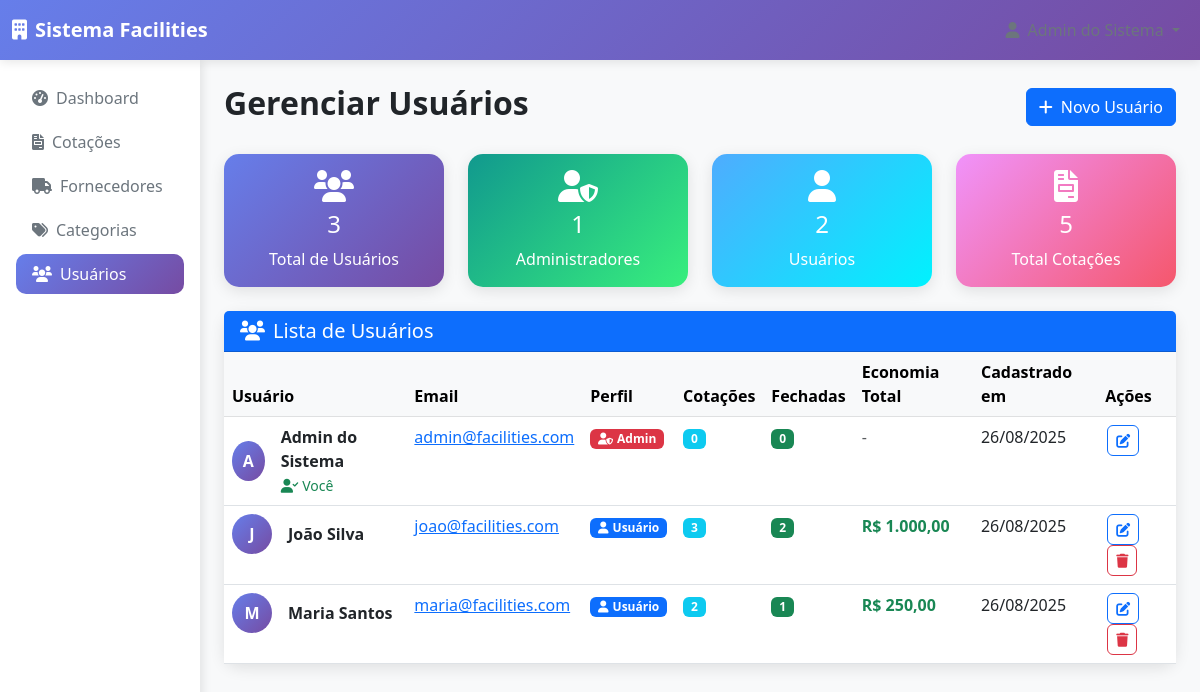
/usuarios.php (signed in), run on the app's committed database.
### tables this page shows
CREATE TABLE usuarios (
    id INT PRIMARY KEY AUTO_INCREMENT,
    nome VARCHAR(100) NOT NULL,
    email VARCHAR(100) UNIQUE NOT NULL,
    senha VARCHAR(255) NOT NULL,
    perfil ENUM('admin', 'usuario') DEFAULT 'usuario',
    ativo BOOLEAN DEFAULT TRUE,
    created_at TIMESTAMP DEFAULT CURRENT_TIMESTAMP,
    updated_at TIMESTAMP DEFAULT CURRENT_TIMESTAMP ON UPDATE CURRENT_TIMESTAMP
);

### config.php (called while the page is built, shortened)
<?php
function formatarMoeda($valor) {
    return 'R$ ' . number_format($valor, 2, ',', '.');
}
?>

### usuarios.php (the view, shortened to what this page needs)
<?php
require_once 'config.php';
$stmt = $pdo->query("
    SELECT u.*,
           COUNT(c.id) as total_cotacoes,
           SUM(CASE WHEN c.status = 'fechado' THEN 1 ELSE 0 END) as cotacoes_fechadas,
           SUM(c.economia) as economia_total
    FROM usuarios u
    LEFT JOIN cotacoes c ON u.id = c.usuario_id
    WHERE u.ativo = 1
    GROUP BY u.id, u.nome, u.email, u.senha, u.perfil, u.ativo, u.created_at, u.updated_at
    ORDER BY u.nome
");
$usuarios = $stmt->fetchAll();
?>
<!DOCTYPE html>
<html lang="pt-BR">
<head>
    <link href="https://cdn.jsdelivr.net/npm/bootstrap@5.3.0/dist/css/bootstrap.min.css" rel="stylesheet">
    <link href="https://cdnjs.cloudflare.com/ajax/libs/font-awesome/6.0.0/css/all.min.css" rel="stylesheet">
</head>
<body>
    <nav class="navbar navbar-expand-lg navbar-dark">
        <div class="container-fluid">
            <a class="navbar-brand fw-bold" href="dashboard.php">
                <i class="fas fa-building me-2"></i><?= SITE_NAME ?>
            </a>
            <div class="navbar-nav ms-auto">
                <div class="nav-item dropdown">
                    <a class="nav-link dropdown-toggle" href="#" role="button" data-bs-toggle="dropdown">
                        <i class="fas fa-user me-2"></i><?= $_SESSION['usuario_nome'] ?>
                    </a>
                </div>
            </div>
        </div>
    </nav>
    <div class="container-fluid">
        <div class="row">
            <div class="col-md-2 p-0">
                <div class="sidebar p-3">
                    <nav class="nav flex-column">
                        <a class="nav-link" href="dashboard.php">
                            <i class="fas fa-tachometer-alt me-2"></i>Dashboard
                        </a>
                        <a class="nav-link" href="cotacoes.php">
                            <i class="fas fa-file-invoice me-2"></i>Cotações
                        </a>
                        <a class="nav-link" href="fornecedores.php">
                            <i class="fas fa-truck me-2"></i>Fornecedores
                        </a>
                        <a class="nav-link" href="categorias.php">
                            <i class="fas fa-tags me-2"></i>Categorias
                        </a>
                        <a class="nav-link active" href="usuarios.php">
                            <i class="fas fa-users me-2"></i>Usuários
                        </a>
                    </nav>
                </div>
            </div>
            <div class="col-md-10 p-4">
                <div class="d-flex justify-content-between align-items-center mb-4">
                    <h2 class="fw-bold">Gerenciar Usuários</h2>
                    <div>
                        <button class="btn btn-primary" data-bs-toggle="modal" data-bs-target="#usuarioModal">
                            <i class="fas fa-plus me-2"></i>Novo Usuário
                        </button>
                    </div>
                </div>
                <div class="row mb-4">
                    <div class="col-md-3">
                        <div class="card text-center" style="background: linear-gradient(135deg, #667eea 0%, #764ba2 100%); color: white;">
                            <div class="card-body">
                                <i class="fas fa-users fa-2x mb-2"></i>
                                <h4><?= count($usuarios) ?></h4>
                                <p class="mb-0">Total de Usuários</p>
                            </div>
                        </div>
                    </div>
                    <div class="col-md-3">
                        <div class="card text-center" style="background: linear-gradient(135deg, #11998e 0%, #38ef7d 100%); color: white;">
                            <div class="card-body">
                                <i class="fas fa-user-shield fa-2x mb-2"></i>
                                <h4><?= count(array_filter($usuarios, fn($u) => $u['perfil'] == 'admin')) ?></h4>
                                <p class="mb-0">Administradores</p>
                            </div>
                        </div>
                    </div>
                    <div class="col-md-3">
                        <div class="card text-center" style="background: linear-gradient(135deg, #4facfe 0%, #00f2fe 100%); color: white;">
                            <div class="card-body">
                                <i class="fas fa-user fa-2x mb-2"></i>
                                <h4><?= count(array_filter($usuarios, fn($u) => $u['perfil'] == 'usuario')) ?></h4>
                                <p class="mb-0">Usuários</p>
                            </div>
                        </div>
                    </div>
                    <div class="col-md-3">
                        <div class="card text-center" style="background: linear-gradient(135deg, #f093fb 0%, #f5576c 100%); color: white;">
                            <div class="card-body">
                                <i class="fas fa-file-invoice fa-2x mb-2"></i>
                                <h4><?= array_sum(array_column($usuarios, 'total_cotacoes')) ?></h4>
                                <p class="mb-0">Total Cotações</p>
                            </div>
                        </div>
                    </div>
                </div>
                <div class="card">
                    <div class="card-header bg-primary text-white">
                        <h5 class="mb-0"><i class="fas fa-users me-2"></i>Lista de Usuários</h5>
                    </div>
                    <div class="card-body p-0">
                        <div class="table-responsive">
                            <table class="table table-hover mb-0">
                                <thead class="table-light">
                                    <tr>
                                        <th>Usuário</th>
                                        <th>Email</th>
                                        <th>Perfil</th>
                                        <th>Cotações</th>
                                        <th>Fechadas</th>
                                        <th>Economia Total</th>
                                        <th>Cadastrado em</th>
                                        <th>Ações</th>
                                    </tr>
                                </thead>
                                <tbody>
                                    <?php foreach ($usuarios as $usuario): ?>
                                    <tr>
                                        <td>
                                            <div class="d-flex align-items-center">
                                                <div class="user-avatar me-3">
                                                    <?= strtoupper(substr($usuario['nome'], 0, 1)) ?>
                                                </div>
                                                <div>
                                                    <div class="fw-semibold"><?= $usuario['nome'] ?></div>
                                                    <?php if ($usuario['id'] == $_SESSION['usuario_id']): ?>
                                                        <small class="text-success"><i class="fas fa-user-check me-1"></i>Você</small>
                                                    <?php endif; ?>
                                                </div>
                                            </div>
                                        </td>
                                        <td>
                                            <a href="mailto:<?= $usuario['email'] ?>"><?= $usuario['email'] ?></a>
                                        </td>
                                        <td>
                                            <?php if ($usuario['perfil'] == 'admin'): ?>
                                                <span class="badge bg-danger">
                                                    <i class="fas fa-user-shield me-1"></i>Admin
                                                </span>
                                            <?php else: ?>
                                                <span class="badge bg-primary">
                                                    <i class="fas fa-user me-1"></i>Usuário
                                                </span>
                                            <?php endif; ?>
                                        </td>
                                        <td>
                                            <span class="badge bg-info"><?= $usuario['total_cotacoes'] ?></span>
                                        </td>
                                        <td>
                                            <span class="badge bg-success"><?= $usuario['cotacoes_fechadas'] ?></span>
                                        </td>
                                        <td>
                                            <?php if ($usuario['economia_total'] > 0): ?>
                                                <span class="text-success fw-bold">
                                                    <?= formatarMoeda($usuario['economia_total']) ?>
                                                </span>
                                            <?php else: ?>
                                                <span class="text-muted">-</span>
                                            <?php endif; ?>
                                        </td>
                                        <td><?= date('d/m/Y', strtotime($usuario['created_at'])) ?></td>
                                        <td>
                                            <a href="?edit=<?= $usuario['id'] ?>"
                                               class="btn btn-sm btn-outline-primary btn-action"
                                               title="Editar">
                                                <i class="fas fa-edit"></i>
                                            </a>
                                            <?php if ($usuario['id'] != $_SESSION['usuario_id']): ?>
                                            <a href="?inativar=<?= $usuario['id'] ?>"
                                               class="btn btn-sm btn-outline-danger btn-action"
                                               title="Inativar"
                                               onclick="return confirm('Tem certeza que deseja inativar este usuário?')">
                                                <i class="fas fa-trash"></i>
                                            </a>
                                            <?php endif; ?>
                                        </td>
                                    </tr>
                                    <?php endforeach; ?>
                                </tbody>
                            </table>
                        </div>
                    </div>
                </div>
            </div>
        </div>
    </div>
</body>
</html>

### usuarios.php (style rules this page uses)
body { background-color: #f8f9fa; }
.navbar { background: linear-gradient(135deg, #667eea 0%, #764ba2 100%); box-shadow: 0 2px 10px rgba(0,0,0,0.1); }
.card { border-radius: 15px; box-shadow: 0 4px 15px rgba(0,0,0,0.1); border: none; }
.sidebar { background: white; min-height: calc(100vh - 76px); box-shadow: 2px 0 10px rgba(0,0,0,0.1); }
.nav-link { color: #6c757d; border-radius: 10px; margin: 2px 0; transition: all 0.3s; }
.nav-link:hover, .nav-link.active { background: linear-gradient(135deg, #667eea 0%, #764ba2 100%); color: white; }
.btn-action { padding: 0.25rem 0.5rem; font-size: 0.875rem; border-radius: 0.375rem; margin: 0 2px; }
.user-avatar { width: 40px; height: 40px; border-radius: 50%; background: linear-gradient(135deg, #667eea 0%, #764ba2 100%); display: flex; align-items: center; justify-content: center; color: white; font-weight: bold; }

### data on the page
usuarios: nome "A", nome "Admin do Sistema", shows "Você", email "admin@facilities.com", perfil "admin" (drawn), total_cotacoes "0", cotacoes_fechadas "0", created_at "26/08/2025"
usuarios: nome "J", nome "João Silva", email "joao@facilities.com", perfil "usuario" (drawn), total_cotacoes "3", cotacoes_fechadas "2", economia_total "R$ 1.000,00", created_at "26/08/2025"
usuarios: nome "M", nome "Maria Santos", email "maria@facilities.com", perfil "usuario" (drawn), total_cotacoes "2", cotacoes_fechadas "1", economia_total "R$ 250,00", created_at "26/08/2025"

### other printed values
SITE_NAME "Sistema Facilities"
count($usuarios) "3"
count(array_filter($usuarios, fn($u) => $u['perfil'] == 'admin')) "1"
count(array_filter($usuarios, fn($u) => $u['perfil'] == 'usuario')) "2"
array_sum(array_column($usuarios, 'total_cotacoes')) "5"
